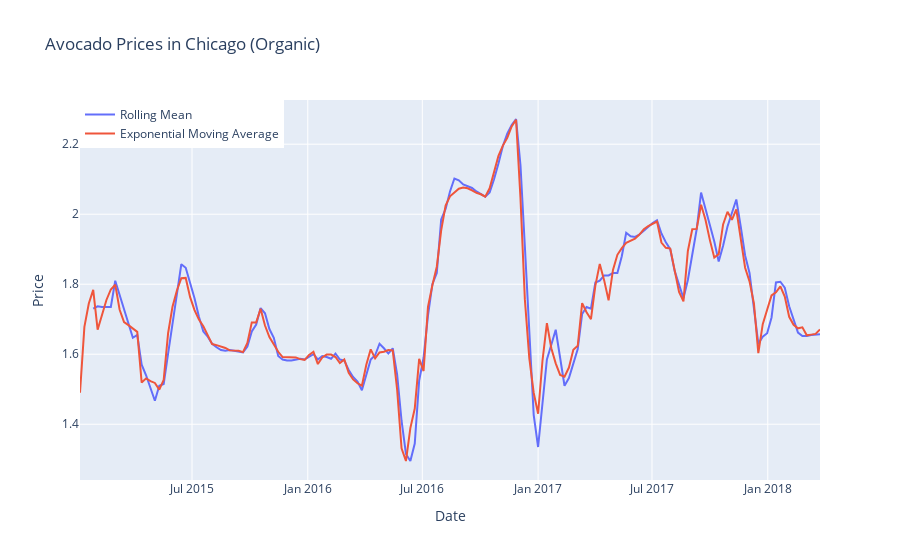

The notebook cell this image was saved under:
### Code cell
fig = go.Figure()

fig.add_trace(go.Scatter(x=organic_avocado_in_Chikago.index, y=organic_avocado_in_Chikago['rolling_mean'], mode='lines', name='Rolling Mean'))
fig.add_trace(go.Scatter(x=organic_avocado_in_Chikago.index, y=organic_avocado_in_Chikago['ewm_mean'], mode='lines', name='Exponential Moving Average'))

fig.update_layout(title='Avocado Prices in Chicago (Organic)',
                  xaxis_title='Date',
                  yaxis_title='Price',
                  legend=dict(x=0, y=1, traceorder='normal'))

### Figure 1 — Plotly figure (JSON) as saved in the notebook; plotly's stock layout.template omitted (floating-point values rounded to 4 significant figures; data arrays with more than 128 entries replaced by an {"elided": "..."} marker saying what was removed)
{"data": [{"mode": "lines", "name": "Rolling Mean", "type": "scatter", "x": {"elided": "169 str values"}, "y": {"elided": "169 float values"}}, {"mode": "lines", "name": "Exponential Moving Average", "type": "scatter", "x": {"elided": "169 str values"}, "y": {"elided": "169 float values"}}], "layout": {"legend": {"traceorder": "normal", "x": 0, "y": 1}, "title": {"text": "Avocado Prices in Chicago (Organic)"}, "xaxis": {"title": {"text": "Date"}}, "yaxis": {"title": {"text": "Price"}}}}
